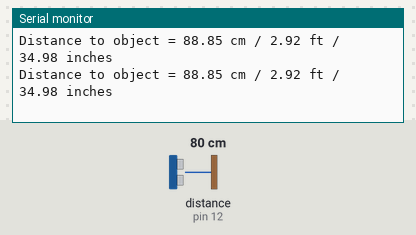
This sketch was run on a simulated Arduino Uno, built with avr-gcc and run on an emulated ATmega328P. On the bench: the last lines printed to the serial monitor. Wiring (inferred from the names in the program): ultrasonic range finder: trigger pin 13; echo pin 12. The test bench sets the inputs (shaded band); at power-on: distance to the obstacle (sensor on pin 12) 80 cm. The echo pulse lasts 58.3 µs per cm.

Above: at 1.2 s.
1.3 s: distance to the obstacle (sensor on pin 12) set to 4 cm
At 1.39 s:
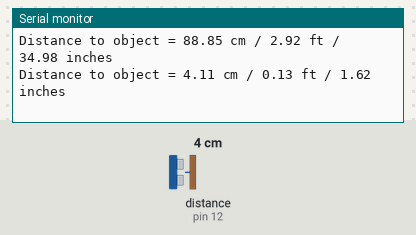
4.3 s: distance to the obstacle (sensor on pin 12) set to 35 cm
At 4.36 s:
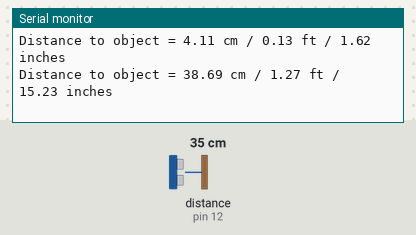
7.3 s: distance to the obstacle (sensor on pin 12) set to 18 cm
At 7.37 s:
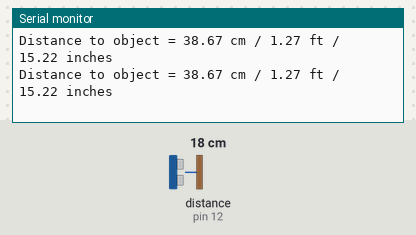
10.3 s: distance to the obstacle (sensor on pin 12) set to 250 cm
At 10.37 s:
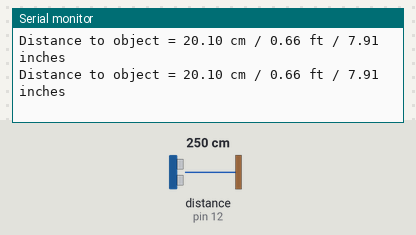
13.3 s: distance to the obstacle (sensor on pin 12) set to 2 cm
At 13.4 s:
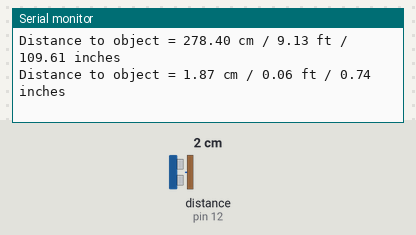
Timing chart, 0 to 16.3 s (numbered marks = the images above; inputs shaded):
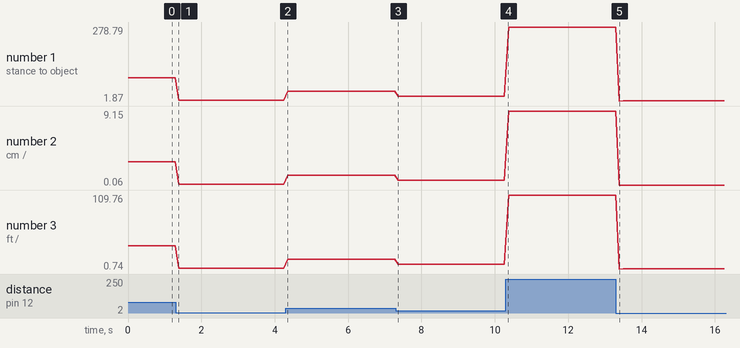

The sketch:

ultrasonic.ino
```cpp
/* use ultrasonic sensor to detect distances
 * adapted from code included with module
 */

int trig = 13; //trigger
int echo = 12; //echo
const int mach = 340; //M/S
int delay_time = 100; //usec to wait between pings

float calculateDistance(float time);
long ping();
float cmToIn(float len);

void setup() {
    Serial.begin(9600);
    pinMode(trig, OUTPUT);
    digitalWrite(trig, LOW);
    pinMode(echo, INPUT);
}

void loop() {
    long time /*no see*/ = ping();
    if (time < 0.000000001) {
        Serial.println("Unable to find object.");
    }
    else {
        float cm_distance = calculateDistance(time);
        float in_distance = cmToIn(cm_distance);
        Serial.print("Distance to object = ");
        Serial.print(cm_distance);
        Serial.print(" cm / ");
        Serial.print(in_distance/12.0);
        Serial.print(" ft / ");
        Serial.print(in_distance);
        Serial.print(" inches\n");
        delay(delay_time);
    }
}


//this does some pinging
//This triggers a ultrasonic ping, and then waits for the echo and
//returns the number of microseconds it took.
long ping() {
    //ping
    digitalWrite(trig, LOW);
    delayMicroseconds(2);
    digitalWrite(trig, HIGH);
    delayMicroseconds(10);
    digitalWrite(trig, LOW);
    //listen
    return pulseIn(echo, HIGH);
}


//Input: the time it took for the echo to come back
//Output: the distance of the object, in centimeters
float calculateDistance(float time) {
    //return (time / mach) / 2.0;
    // return (time / (10000.0/mach))/2.0;
/*
conversion:
                         (mach speed)
time (usec) | 1 sec     | 340 meters | 100 cm   |
------------|-----------|------------|----------|------
            | 1000 usec | 1 second   | 1 meter  |  2

= distance in cm

This is divided by two because the time recorded is the time it takes
for the ping to get to the object and back.

Simplifying,

time (usec) * 340
------------------- = time (usec) * 17
        20

*/
    //calibration is here for ... calibration
    //idk why the 1000 is necessary. Obviously my math would never
    //have an error
    float calibration = 1.125;
    return ((time * 17.0)/1000.0)*calibration;
}


//this converts centimeters to inches
float cmToIn(float len) {
    return len/2.54;
}
```

Measured:
- after the input at 1.3 s, the serial monitor: prints a new line after 0.09 s (image 1)
- after the input at 4.3 s, the serial monitor: prints a new line after 0.05 s (image 2)
- after the input at 13.3 s, the serial monitor: prints a new line after 0.09 s (image 5)
- plotted number 1: 88.85 → 4.11 after the input at 1.3 s, 4.11 → 38.67 after the input at 4.3 s, 38.67 → 20.1 after the input at 7.3 s, 20.1 → 278.4 after the input at 10.3 s, 278.4 → 1.89 after the input at 13.3 s
- plotted number 2: 2.92 → 0.13 after the input at 1.3 s, 0.13 → 1.27 after the input at 4.3 s, 1.27 → 0.66 after the input at 7.3 s, 0.66 → 9.13 after the input at 10.3 s, 9.13 → 0.06 after the input at 13.3 s
- plotted number 3: 34.98 → 1.62 after the input at 1.3 s, 1.62 → 15.22 after the input at 4.3 s, 15.22 → 7.91 after the input at 7.3 s, 7.91 → 109.61 after the input at 10.3 s, 109.61 → 0.75 after the input at 13.3 s
